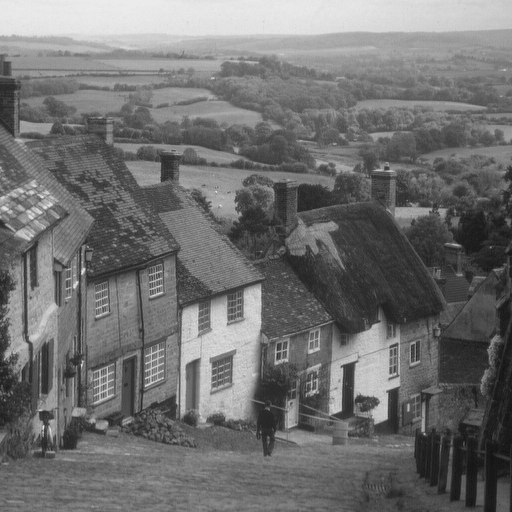
%> input picture filters/Q1/Street.bmp, 512 x 512 px
$ octave Q1_a.m   (GNU Octave 9; MATLAB toolbox functions it lacks are replaced by stand-ins)
%> lines starting %> are read from the running program, lines starting %| are printed output that depends on the picture
clc;clear;close all;

I=imread("./Street.bmp");
%> I is the input picture: size 512x512 uint8; min 16, max 235, mean 112.2

pad_size = [50 50];

zero=padarray(I,pad_size);
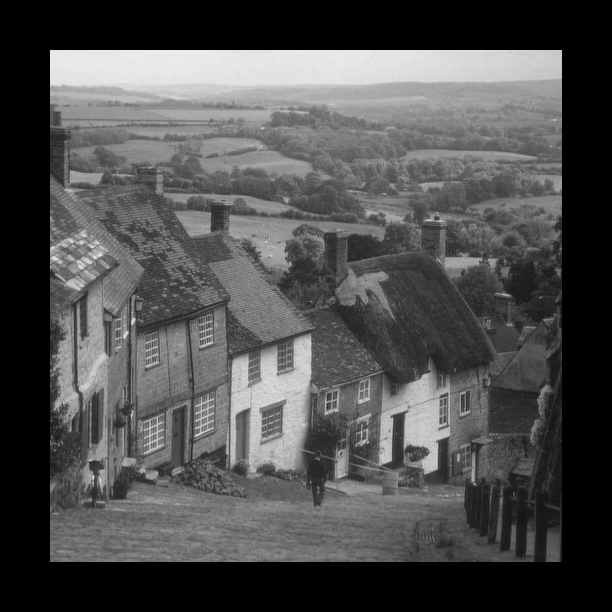
%> zero: size 612x612 uint8; min 0, max 235, mean 78.5
replicate=padarray(I,pad_size,"replicate");
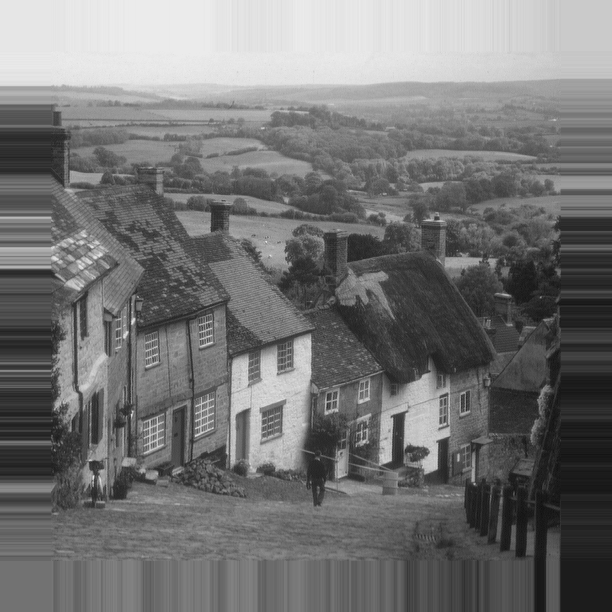
%> replicate: size 612x612 uint8; min 16, max 235, mean 115.9
symmetry=padarray(I,pad_size,'symmetric');
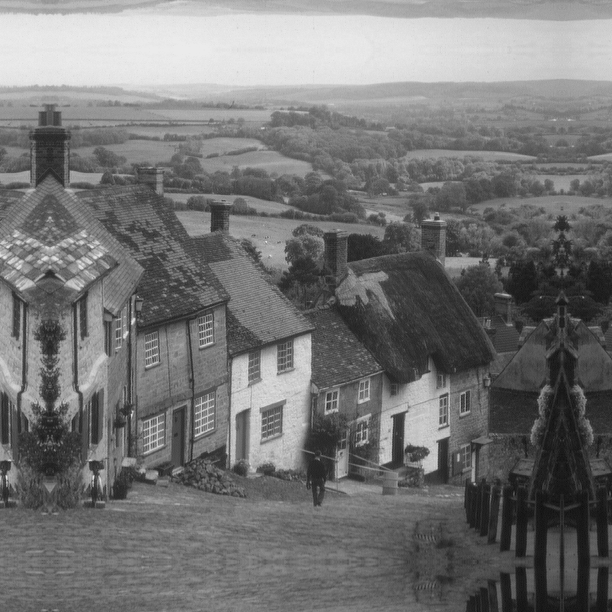
%> symmetry: size 612x612 uint8; min 16, max 235, mean 116.7
circle=padarray(I,pad_size,"circular");
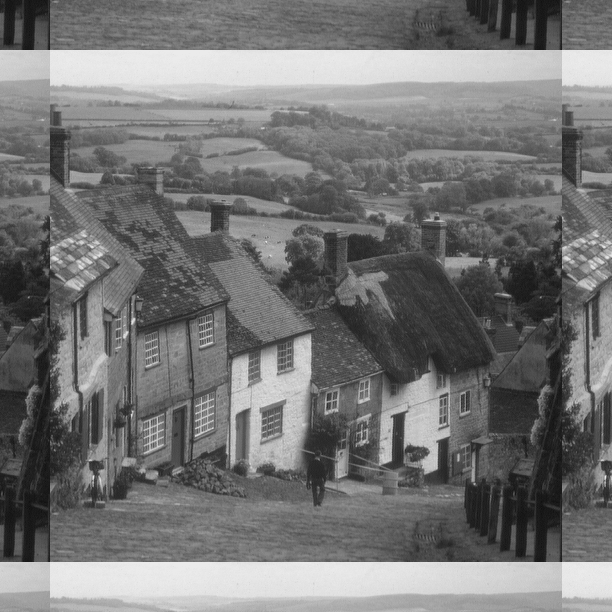
%> circle: size 612x612 uint8; min 16, max 235, mean 116.7; mean of the top-left, top-right, bottom-left and bottom-right quarters 125.6, 115.2, 122.1, 103.8


subplot(2,2,1);
imshow(zero,[]);
title("zero padding");

subplot(2,2,2);
imshow(replicate,[]);
title("replicate padding");

subplot(2,2,3);
imshow(symmetry,[]);
title("symmetric padding");

subplot(2,2,4);
imshow(circle,[]);
title("circular padding");
